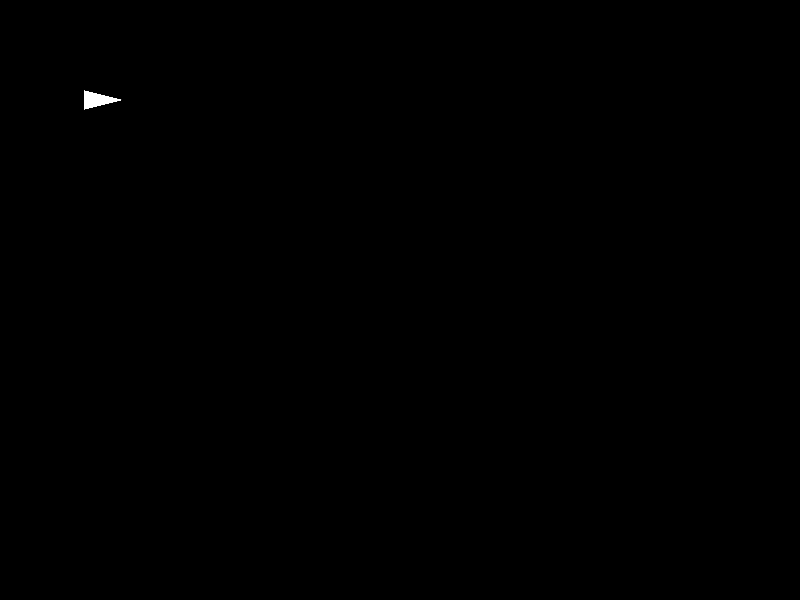
Frame 1 (no input)
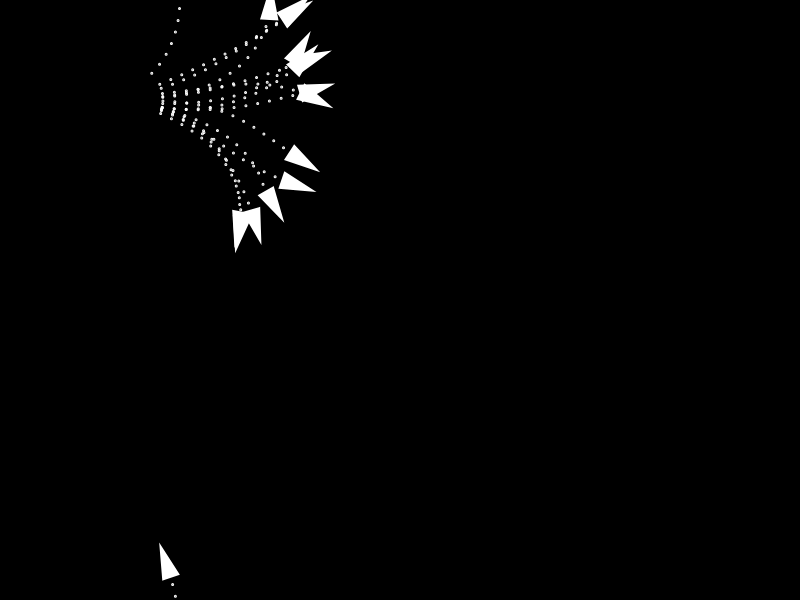
Frame 60 (no input)
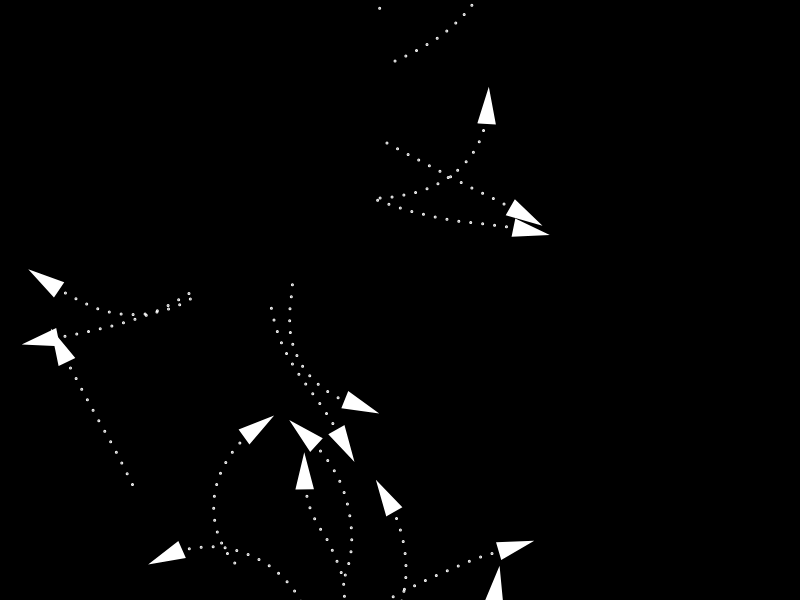
Frame 120 (the mouse pressed at the canvas centre since frame 60)

The p5.js sketch that drew these frames (run headless with seeded random() and noise() and a simulated clock; from frame 60 on, the mouse is pressed at the canvas centre):

// p5.js sketch
// ── sketch.js
let vehicles = [];
let sliderRayon;
let sliderDistanceCercle;
let sliderVariationAngleSurCercle;

function setup() {
  createCanvas(800, 600);

  const nbVehicles = 15;
  for(let i=0; i < nbVehicles; i++) {
    let vehicle = new Vehicle(100, 100);
    vehicles.push(vehicle);
  }

  // on cree un slider pour regler le rayon duy cercle
  // pour le comportement wander
  // min max val, step
  sliderRayon = createSlider(30, 200, 100, 1);

  sliderDistanceCercle = createSlider(10, 300, 100, 1);
  
  sliderVariationAngleSurCercle = createSlider(0, 0.8, 0.3, 0.01);
}

function draw() {
  background(0);
  //background(0, 0, 0, 20);

  vehicles.forEach(vehicle => {
    vehicle.wander();

    vehicle.distanceCercleWander = sliderDistanceCercle.value();
    vehicle.wanderRadius = sliderRayon.value();
    vehicle.displaceRange = sliderVariationAngleSurCercle.value();

    vehicle.update();
    vehicle.show();
    vehicle.edges();
  });
}

function keyPressed() {
  if (key == "d") {
    Vehicle.debug = !Vehicle.debug;
  }
}

// ── vehicle.js
class Vehicle {
  static debug = false;

  constructor(x, y) {
    this.pos = createVector(x, y);
    this.vel = createVector(1, 0);
    this.acc = createVector(0, 0);
    this.maxSpeed = 4;
    this.maxForce = 0.2;
    this.r = 16;
    // Pour comportement arrive
    this.rayonZoneDeFreinage = 100;

    // pour comportement wander
    this.wanderTheta = 0;
    this.wanderRadius = 50;
    this.displaceRange = 0.3;
    this.distanceCercleWander = 100;

    this.path = [];
    this.nbMaxPointsChemin = 40;
  }

  wander() {
    // point devant le véhicule
    let wanderPoint = this.vel.copy();
    wanderPoint.setMag(this.distanceCercleWander);
    wanderPoint.add(this.pos);

    if (Vehicle.debug) {
      // on le dessine sous la forme d'une petit cercle rouge
      fill(255, 0, 0);
      noStroke();
      circle(wanderPoint.x, wanderPoint.y, 8);

      // Cercle autour du point
      noFill();
      stroke(255);
      circle(wanderPoint.x, wanderPoint.y, this.wanderRadius * 2);

      // on dessine une lige qui relie le vaisseau à ce point
      // c'est la ligne blanche en face du vaisseau
      line(this.pos.x, this.pos.y, wanderPoint.x, wanderPoint.y);
    }
    // On va s'occuper de calculer le point vert SUR LE CERCLE
    // il fait un angle wanderTheta avec le centre du cercle
    // l'angle final par rapport à l'axe des X c'est l'angle du vaisseau
    // + cet angle
    let theta = this.wanderTheta + this.vel.heading();

    let x = this.wanderRadius * cos(theta);
    let y = this.wanderRadius * sin(theta);

    // maintenant wanderPoint c'est un point sur le cercle
    wanderPoint.add(x, y);

    if (Vehicle.debug) {
      // on le dessine sous la forme d'un cercle vert
      fill("green");
      noStroke();
      circle(wanderPoint.x, wanderPoint.y, 16);

      // on dessine le vecteur desiredSpeed qui va du vaisseau au point vert
      stroke("yellow");
      line(this.pos.x, this.pos.y, wanderPoint.x, wanderPoint.y);
    }
    // On a donc la vitesse désirée que l'on cherche qui est le vecteur
    // allant du vaisseau au cercle vert. On le calcule :
    // ci-dessous, steer c'est la desiredSpeed directement !
    let desiredSpeed = wanderPoint.sub(this.pos);

    // Ce que dit Craig Reynolds, c'est que uniquement pour ce
    // comportement, la force à appliquer au véhicule est
    // desiredSpeed et pas desiredSpeed - vitesse actuelle !
    let force = desiredSpeed;

    force.setMag(this.maxForce);
    this.applyForce(force);

    // On déplace le point vert sur le cerlcle (en radians)
    this.wanderTheta += random(-this.displaceRange, this.displaceRange);
  }

  /* Poursuite d'un point devant la target !
      cette methode renvoie la force à appliquer au véhicule
   */

  applyForce(force) {
    this.acc.add(force);
  }

  update() {
    this.vel.add(this.acc);
    this.vel.limit(this.maxSpeed);
    this.pos.add(this.vel);
    this.acc.set(0, 0);

    // on rajoute la position courante dans le tableau du chemin
    this.path.push(this.pos.copy());

    // si le tableau a plus de 50 éléments, on vire le plus ancien
    if (this.path.length > this.nbMaxPointsChemin) {
      this.path.shift();
    }

  }

  show() {
    // dessin du chemin
    this.path.forEach((p, index) => {
      if (!(index % 3)) {
        stroke(255);
        fill(255);
        circle(p.x, p.y, 1);
      }
    });

    // dessin du vaisseau
    console.log("show")
    stroke(255);
    strokeWeight(2);
    fill(255);
    push();
    translate(this.pos.x, this.pos.y);
    rotate(this.vel.heading());
    triangle(-this.r, -this.r / 2, -this.r, this.r / 2, this.r, 0);
    pop();


  }

  edges() {
    if (this.pos.x > width + this.r) {
      this.pos.x = -this.r;
    } else if (this.pos.x < -this.r) {
      this.pos.x = width + this.r;
    }
    if (this.pos.y > height + this.r) {
      this.pos.y = -this.r;
    } else if (this.pos.y < -this.r) {
      this.pos.y = height + this.r;
    }
  }
}
